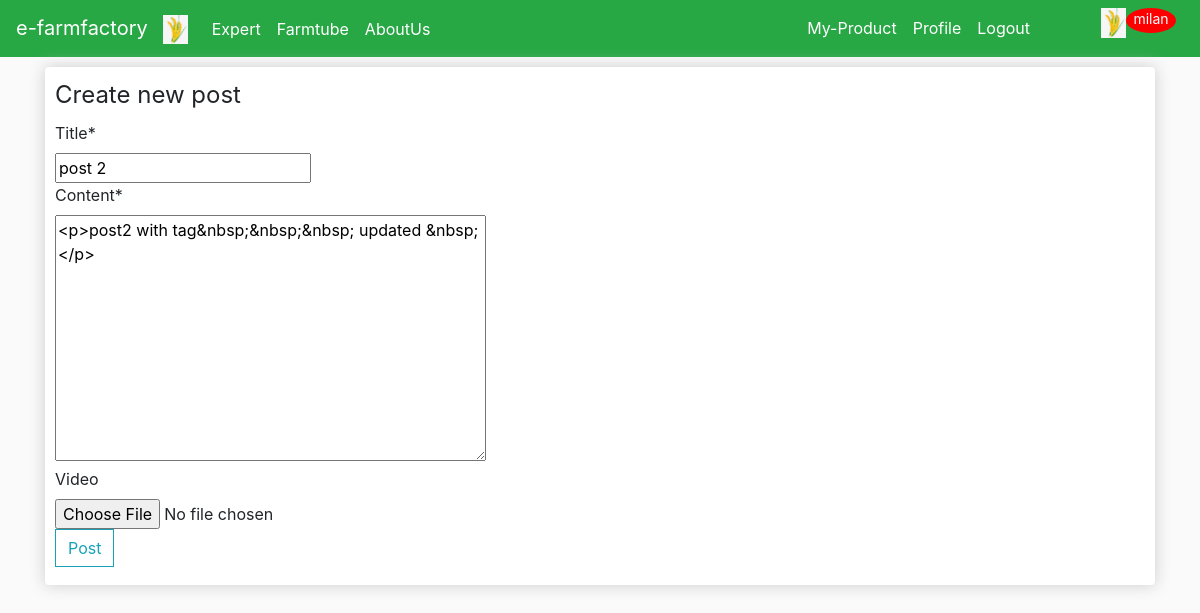
The page /farmtube/2/update/ (signed in) on the database its author committed.
### farmtube/models.py (models this page shows, shortened)
class post(models.Model):
    title=models.CharField(max_length=100)
    content=RichTextUploadingField()
    date_posted=models.DateField(default=timezone.now)
    author=models.ForeignKey(User, on_delete=models.CASCADE)
    tags=TaggableManager(blank=True)
    Video = models.FileField(upload_to="media/video/%y",blank=True,null=True)
    class Meta:
        verbose_name = 'post'
        verbose_name_plural = 'posts'

### farmtube/views.py (the view, shortened to what this page needs)
# urls.py: path('<int:pk>/update/', postUpdateView.as_view(), name='post-update'),
class postUpdateView(LoginRequiredMixin,UserPassesTestMixin,UpdateView):
    model=post
    fields=['title','content','Video','tags']
    template_name='farmtube/postcreate.html'
    def test_func(self):
        post=self.get_object()
        if self.request.user==post.author:
            return True
        return False

### farmtube/templates/farmtube/postcreate.html (shortened to what this page needs)
{%extends "account/base.html" %}
{% load static %}
{% load crispy_forms_tags%}
{% block content %}
<div class="row">
	<div class="col-lg-12">
		<div class="box-element">
           <form method='post' enctype="multipart/form-data">
           <filedset class='form-group' style='width:800px'>
           <legend >Create new post </legend>
               {{form|crispy|safe}}
             <div class='forn-group mb-2'>
           <button class='btn btn-outline-info mr-3' type='submit'>Post</button>
           </div>
           </form>
{%endblock content%}

### account/templates/account/base.html (shortened to what this page needs)
{% load static %}
<!DOCTYPE html>
<html lang="en">
<head>
    <link rel="stylesheet" href="https://stackpath.bootstrapcdn.com/bootstrap/4.5.2/css/bootstrap.min.css">
    <link rel="stylesheet" href="{%static 'css/main.css' %}">
</head>
<body>
    <nav class="navbar navbar-expand-lg navbar-dark bg-success ">
        <a class="navbar-brand" href="{% url 'store'%}">
            e-farmfactory<img id='cart-icon' src="{% static 'images/farmlogo.jpg' %}" alt="">
        </a>
        <div class="collapse navbar-collapse" id="navbarSupportedContent">
          <ul class="navbar-nav mr-auto">
            <li class="nav-item active">
              <a class="nav-link" href="#">Expert<span class="sr-only">(current)</span></a>
            </li>
            <li class="nav-item active">
              <a class="nav-link" href="{% url 'postlist'%}">Farmtube<span class="sr-only">(current)</span></a>
            </li>
            <li class="nav-item active">
              <a class="nav-link" href="#">AboutUs<span class="sr-only">(current)</span></a>
            </li>
          </ul>
          <div class="form-inline my-2 my-lg-0 mr-2">
            <ul class="navbar-nav mr-auto">
                {% if user.is_authenticated %}
                <li class="nav-item active">
                  <a class="nav-item nav-link" href="{% url 'owner-product' %}">My-Product</a>
                </li>
                <li class="nav-item active">
                  <a class="nav-item nav-link" href="{% url 'profile' %}">Profile</a>
                </li>
                <li class="nav-item active">
                <a class="nav-item nav-link mr-5" href="{%url 'logout'%}">Logout</a>
                </li>
                {%endif%}
            <li class="nav-item active">
              <a href="{% url 'cart' %}">
                <img id='cart-icon' src="{% static 'images/farmlogo.jpg' %}" alt="Cart">
              </a>
            </li>
            <li class="nav-item active">
              {% if user.is_authenticated  %}
                <p id="cart-total">{{request.user.username}}</p>
              {%else %}
              <p id="cart-total">_</p>
              {% endif %}
            </li>
          </ul>
          </div>
        </div>
      </nav>
        <div class='container' >
    {% block content%}
    {% endblock content %}
  </div>
</body>
</html>

### store/static/css/main.css (style rules this page uses)
body { background-color: hsl(0, 0%, 98%); }
.box-element { box-shadow:hsl(0, 0%, 80%) 0 0 16px; background-color: #fff; border-radius: 4px; padding: 10px; }
#cart-icon { width:25px; display: inline-block; margin-left: 15px; }
#cart-total { display: block; text-align: center; color:#fff; background-color: red; width: 50px; height: 25px; border-radius: 50%; font-size: 14px; }
.col-lg-4, .col-lg-6, .col-lg-8, .col-lg-12 { margin-top: 10px; }
.btn { border-radius: 0; }

### rows shown on the page
post: title "post 2", content "<p>post2 with tag&nbsp;&nbsp;&nbsp; updated &nbsp;</p>"

### other values the page prints
{{ request.user.username }} "milan"
